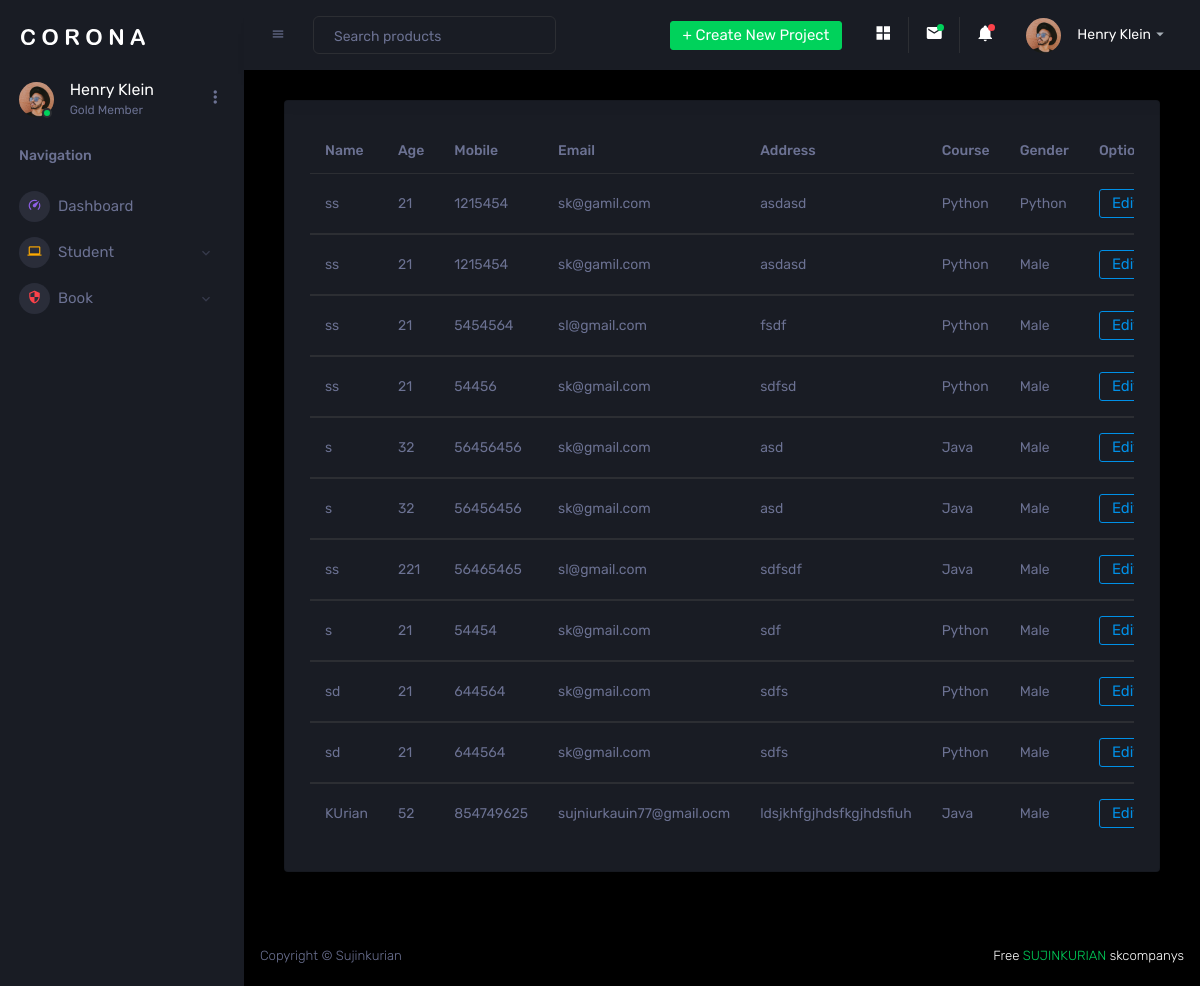
Screenshot of /libapp/display_stud/ with the database file from the repository.
### libapp/models.py (models this page shows)
class student_db(models.Model):
    Name = models.CharField(max_length=50,null=True,blank=True)
    Age = models.IntegerField(null=True,blank=True)
    Mobile = models.IntegerField(null=True,blank=True)
    Email = models.EmailField(max_length=50,null=True,blank=True)
    Address = models.CharField(max_length=50,null=True,blank=True)
    Course = models.CharField(max_length=50,null=True,blank=True)
    Gender = models.CharField(max_length=50,null=True,blank=True)

### libapp/views.py (the view)
# urls.py: path('display_stud/', views.display_stud,name="display_stud"),
def display_stud(request):
    data = student_db.objects.all()
    return render(request,"student_details.html",{'data':data})

### libapp/templates/student_details.html (shortened to what this page needs)
<!DOCTYPE html>
{%extends 'lib.html' %}
{%block content%}
<html lang="en">
<head>
</head>
<body>
<div class="col-lg-12 grid-margin stretch-card">
                <div class="card">
                  <div class="card-body">
                    <div class="table-responsive">
                      <table class="table table-hover">
                        <thead>
                          <tr>
                            <th>Name</th>
                            <th>Age</th>
                            <th>Mobile</th>
                            <th>Email</th>
                            <th>Address</th>
                            <th>Course</th>
                            <th>Gender</th>
                            <th>Options</th>
                          </tr>
                        </thead>
                        <tbody>
                           {%for d in data %}
                          <tr>
                            <td>{{d.Name}}</td>
                            <td>{{d.Age}}</td>
                            <td>{{d.Mobile}}</td>
                            <td>{{d.Email}}</td>
                            <td>{{d.Address}}</td>
                            <td>{{d.Course}}</td>
                            <td>{{d.Gender}}</td>
                              <td>
                                  <a href="{% url 'edit_student' stud_id=d.id %}">
                                      <button class="btn btn-outline-primary">Edit</button>
                                  </a>
                              </td>
                          </tr>
                        </tbody>
                          {% endfor %}
                      </table>
                    </div>
                  </div>
                </div>
              </div>
</body>
</html>
{% endblock %}

### libapp/templates/lib.html (shortened to what this page needs)
<!DOCTYPE html>
{% load static %}
<html lang="en">
  <head>
    <link rel="stylesheet" href="{% static 'assets/vendors/mdi/css/materialdesignicons.min.css' %}">
    <link rel="stylesheet" href="{% static 'assets/vendors/css/vendor.bundle.base.css' %}">
    <link rel="stylesheet" href="{% static 'assets/vendors/jvectormap/jquery-jvectormap.css' %}">
    <link rel="stylesheet" href="{% static 'assets/vendors/flag-icon-css/css/flag-icon.min.css' %}">
    <link rel="stylesheet" href="{% static 'assets/vendors/owl-carousel-2/owl.carousel.min.css' %}">
    <link rel="stylesheet" href="{% static 'assets/vendors/owl-carousel-2/owl.theme.default.min.css' %}">
    <link rel="stylesheet" href="{% static 'assets/css/style.css' %}">
  </head>
  <body>
    <div class="container-scroller">
      <nav class="sidebar sidebar-offcanvas" id="sidebar">
        <div class="sidebar-brand-wrapper d-none d-lg-flex align-items-center justify-content-center fixed-top">
          <a class="sidebar-brand brand-logo" href="index.html"><img src="{% static 'assets/images/logo.svg' %}" alt="logo" /></a>
        </div>
        <ul class="nav">
          <li class="nav-item profile">
            <div class="profile-desc">
              <div class="profile-pic">
                <div class="count-indicator">
                  <img class="img-xs rounded-circle " src="{% static 'assets/images/faces/face15.jpg' %}" alt="">
                  <span class="count bg-success"></span>
                </div>
                <div class="profile-name">
                  <h5 class="mb-0 font-weight-normal">Henry Klein</h5>
                  <span>Gold Member</span>
                </div>
              </div>
              <a href="#" id="profile-dropdown" data-toggle="dropdown"><i class="mdi mdi-dots-vertical"></i></a>
            </div>
          </li>
          <li class="nav-item nav-category">
            <span class="nav-link">Navigation</span>
          </li>
          <li class="nav-item menu-items">
            <a class="nav-link" href="{% url 'lib_page' %}">
              <span class="menu-icon">
                <i class="mdi mdi-speedometer"></i>
              </span>
              <span class="menu-title">Dashboard</span>
            </a>
          </li>
          <li class="nav-item menu-items">
            <a class="nav-link" data-toggle="collapse" href="#ui-basic" aria-expanded="false" aria-controls="ui-basic">
              <span class="menu-icon">
                <i class="mdi mdi-laptop"></i>
              </span>
              <span class="menu-title">Student</span>
              <i class="menu-arrow"></i>
            </a>
          </li>
          <li class="nav-item menu-items">
            <a class="nav-link" data-toggle="collapse" href="#auth" aria-expanded="false" aria-controls="auth">
              <span class="menu-icon">
                <i class="mdi mdi-security"></i>
              </span>
              <span class="menu-title">Book</span>
              <i class="menu-arrow"></i>
            </a>
          </li>
        </ul>
      </nav>
      <div class="container-fluid page-body-wrapper">
        <nav class="navbar p-0 fixed-top d-flex flex-row">
          <div class="navbar-menu-wrapper flex-grow d-flex align-items-stretch">
            <button class="navbar-toggler navbar-toggler align-self-center" type="button" data-toggle="minimize">
              <span class="mdi mdi-menu"></span>
            </button>
            <ul class="navbar-nav w-100">
              <li class="nav-item w-100">
                <form class="nav-link mt-2 mt-md-0 d-none d-lg-flex search">
                  <input type="text" class="form-control" placeholder="Search products">
                </form>
              </li>
            </ul>
            <ul class="navbar-nav navbar-nav-right">
              <li class="nav-item dropdown d-none d-lg-block">
                <a class="nav-link btn btn-success create-new-button" id="createbuttonDropdown" data-toggle="dropdown" aria-expanded="false" href="#">+ Create New Project</a>
              </li>
              <li class="nav-item nav-settings d-none d-lg-block">
                <a class="nav-link" href="#">
                  <i class="mdi mdi-view-grid"></i>
                </a>
              </li>
              <li class="nav-item dropdown border-left">
                <a class="nav-link count-indicator dropdown-toggle" id="messageDropdown" href="#" data-toggle="dropdown" aria-expanded="false">
                  <i class="mdi mdi-email"></i>
                  <span class="count bg-success"></span>
                </a>
              </li>
              <li class="nav-item dropdown border-left">
                <a class="nav-link count-indicator dropdown-toggle" id="notificationDropdown" href="#" data-toggle="dropdown">
                  <i class="mdi mdi-bell"></i>
                  <span class="count bg-danger"></span>
                </a>
              </li>
              <li class="nav-item dropdown">
                <a class="nav-link" id="profileDropdown" href="#" data-toggle="dropdown">
                  <div class="navbar-profile">
                    <img class="img-xs rounded-circle" src="{% static 'assets/images/faces/face15.jpg' %}" alt="">
                    <p class="mb-0 d-none d-sm-block navbar-profile-name">Henry Klein</p>
                    <i class="mdi mdi-menu-down d-none d-sm-block"></i>
                  </div>
                </a>
              </li>
            </ul>
          </div>
        </nav>
        <div class="main-panel">
          <div class="content-wrapper">
            {% block content %}{% endblock %}
          </div>
          <footer class="footer">
            <div class="d-sm-flex justify-content-center justify-content-sm-between">
              <span class="text-muted d-block text-center text-sm-left d-sm-inline-block">Copyright © Sujinkurian</span>
              <span class="float-none float-sm-right d-block mt-1 mt-sm-0 text-center"> Free <a href="" target="_blank">SUJINKURIAN</a> skcompanys       </span>
            </div>
          </footer>
        </div>
      </div>
    </div>
  </body>
</html>

### rows the page displays
student_db: Name "ss", Age "21", Mobile "1215454", Email "sk@gamil.com", Address "asdasd", Course "Python", Gender "Python"
student_db: Name "ss", Age "21", Mobile "1215454", Email "sk@gamil.com", Address "asdasd", Course "Python", Gender "Male"
student_db: Name "ss", Age "21", Mobile "5454564", Email "sl@gmail.com", Address "fsdf", Course "Python", Gender "Male"
student_db: Name "ss", Age "21", Mobile "54456", Email "sk@gmail.com", Address "sdfsd", Course "Python", Gender "Male"
student_db: Name "s", Age "32", Mobile "56456456", Email "sk@gmail.com", Address "asd", Course "Java", Gender "Male"
student_db: Name "s", Age "32", Mobile "56456456", Email "sk@gmail.com", Address "asd", Course "Java", Gender "Male"
student_db: Name "ss", Age "221", Mobile "56465465", Email "sl@gmail.com", Address "sdfsdf", Course "Java", Gender "Male"
student_db: Name "s", Age "21", Mobile "54454", Email "sk@gmail.com", Address "sdf", Course "Python", Gender "Male"
student_db: Name "sd", Age "21", Mobile "644564", Email "sk@gmail.com", Address "sdfs", Course "Python", Gender "Male"
student_db: Name "sd", Age "21", Mobile "644564", Email "sk@gmail.com", Address "sdfs", Course "Python", Gender "Male"
student_db: Name "KUrian", Age "52", Mobile "854749625", Email "sujniurkauin77@gmail.ocm", Address "ldsjkhfgjhdsfkgjhdsfiuh", Course "Java", Gender "Male"
